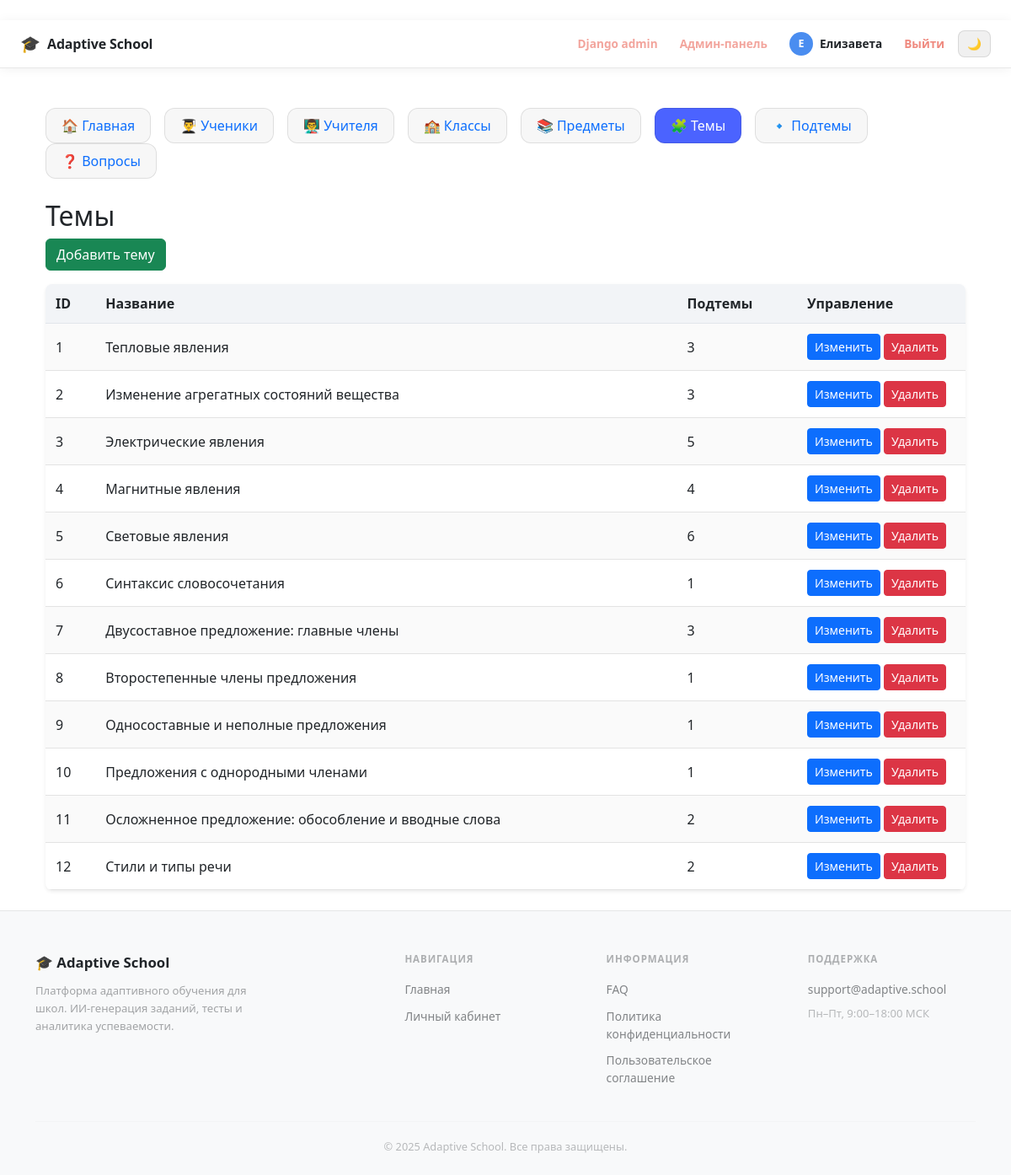
Page /admin-panel/topics/ (signed in) on the committed database.
### school/models.py (models this page shows, shortened)
class Student(models.Model):
    user = models.OneToOneField(User, on_delete=models.CASCADE)
    name = models.CharField(max_length=100)
    surname = models.CharField(max_length=100)
    patronymic = models.CharField(max_length=100, blank=True)
    class Meta:
        verbose_name = "Ученик"
        verbose_name_plural = "Ученики"

class Topic(models.Model):
    name = models.CharField(max_length=100)
    subtopics = models.ManyToManyField('SubTopic', blank=True, related_name="topics")
    class Meta:
        verbose_name = "Тема"
        verbose_name_plural = "Темы"

### administrator/views.py (the view)
# urls.py: path("topics/", views.topic_list, name="admin_topics"),
@superuser_required
def topic_list(request):
    return render(request, "adminpanel/topic_list.html", {
        "section": "topics",
        "topics": Topic.objects.all()
    })

### administrator/views.py (called while the page is built)
def superuser_required(view):
    return user_passes_test(lambda u: u.is_superuser, login_url="/")(view)

### templates/adminpanel/topic_list.html
﻿{% extends "adminpanel/base_admin.html" %}
{% block admin_content %}
<h2>Темы</h2>
<a href="{% url 'admin_add_topic' %}" class="btn btn-success mb-3">Добавить тему</a>
<table class="custom-table table-striped shadow-sm">
    <thead>
        <tr><th>ID</th><th>Название</th><th>Подтемы</th><th width="200px">Управление</th></tr>
    </thead>
    <tbody>
        {% for t in topics %}
        <tr>
            <td>{{ t.id }}</td>
            <td>{{ t.name }}</td>
            <td>{{ t.subtopics.count }}</td>
            <td>
                <a class="btn btn-sm btn-primary"
                   href="{% url 'admin_edit_topic' t.id %}">Изменить</a>
                <a class="btn btn-sm btn-danger"
                   href="{% url 'admin_delete_topic' t.id %}">Удалить</a>
            </td>
        </tr>
        {% endfor %}
    </tbody>
</table>
{% endblock %}

### templates/base.html (shortened to what this page needs)
{% load static %}
<!DOCTYPE html>
<html lang="ru" data-bs-theme="light">
<head>
  <link
      href="https://cdn.jsdelivr.net/npm/bootstrap@5.3.3/dist/css/bootstrap.min.css"
      rel="stylesheet"
  >
</head>
<body class="d-flex flex-column min-vh-100">
<header class="site-header sticky-top">
  <div class="container-fluid px-4">
    <div class="header-inner">
      <a class="header-logo" href="/">
        <span class="header-logo-icon">🎓</span>
        <span class="header-logo-text">Adaptive School</span>
      </a>
      <div class="header-right">
        {% if request.user.is_authenticated %}
          {% if request.user.is_superuser %}
            <a href="/admin/" class="hnav-link" style="color:#e74c3c;">Django admin</a>
            <a href="/admin-panel/" class="hnav-link" style="color:#e74c3c;">Админ-панель</a>
          {% endif %}
          <a href="/" class="header-user">
            <span class="header-avatar">
              {% if request.user.student %}{{ request.user.student.name|first }}{% elif request.user.teacher %}{{ request.user.teacher.name|first }}{% else %}?{% endif %}
            </span>
            <span class="header-username">
              {% if request.user.student %}{{ request.user.student.name }}{% elif request.user.teacher %}{{ request.user.teacher.name }}{% else %}{{ request.user.username }}{% endif %}
            </span>
          </a>
          <a href="{% url 'logout' %}" class="hnav-link hnav-logout">Выйти</a>
        {% else %}
          <a href="{% url 'login' %}" class="header-btn-login">Войти</a>
        {% endif %}
        <button id="themeToggle" class="theme-btn" aria-label="Переключить тему">
          <span id="themeIcon"></span>
        </button>
      </div>
    </div>
  </div>
</header>
<main class="container my-4 flex-grow-1">
  {% block content %}
  {% endblock %}
</main>
<footer class="site-footer mt-auto">
  <div class="container">
    <div class="footer-grid">
      <div class="footer-col footer-brand-col">
        <div class="footer-logo">🎓 Adaptive School</div>
        <div class="footer-desc">Платформа адаптивного обучения для школ. ИИ-генерация заданий, тесты и аналитика успеваемости.</div>
      </div>
      <div class="footer-col">
        <div class="footer-col-title">Навигация</div>
        <ul class="footer-links">
          <li><a href="/">Главная</a></li>
          {% if request.user.is_authenticated %}
          <li><a href="/">Личный кабинет</a></li>
          {% else %}
          <li><a href="{% url 'login' %}">Войти</a></li>
          {% endif %}
        </ul>
      </div>
      <div class="footer-col">
        <div class="footer-col-title">Информация</div>
        <ul class="footer-links">
          <li><a href="/faq/">FAQ</a></li>
          <li><a href="/privacy/">Политика конфиденциальности</a></li>
          <li><a href="/terms/">Пользовательское соглашение</a></li>
        </ul>
      </div>
      <div class="footer-col">
        <div class="footer-col-title">Поддержка</div>
        <ul class="footer-links">
          <li><a href="mailto:support@adaptive.school">support@adaptive.school</a></li>
          <li class="footer-note">Пн–Пт, 9:00–18:00 МСК</li>
        </ul>
      </div>
    </div>
    <div class="footer-bottom">
      <span>© 2025 Adaptive School. Все права защищены.</span>
    </div>
  </div>
</footer>
</body>
</html>

### templates/base.html (style rules this page uses)
body { min-height: 100vh; display: flex; flex-direction: column; }
main { flex: 1; }
.custom-table { width: 100%; border-collapse: collapse; border-radius: 8px; overflow: hidden; font-size: 16px; }
.custom-table thead tr { background: #f2f4f7; }
.custom-table thead th { padding: 12px; font-weight: 600; border-bottom: 1px solid #e1e5eb; }
.custom-table tbody tr:nth-child(odd) { background: #fafafa; }
.custom-table td { padding: 12px; border-bottom: 1px solid #e3e3e3; }
.site-header { background:var(--bs-body-bg);border-bottom:1px solid rgba(255,255,255,.08);z-index:1030 }
[data-bs-theme="light"] .site-header { border-color:rgba(0,0,0,.09);box-shadow:0 1px 12px rgba(0,0,0,.06) }
.header-inner { display:flex;align-items:center;gap:20px;height:56px }
.header-logo { display:flex;align-items:center;gap:8px;text-decoration:none;color:inherit;flex-shrink:0 }
.header-logo-icon { font-size:1.2rem }
.header-logo-text { font-size:1rem;font-weight:800;letter-spacing:-.01em }
.hnav-link { font-size:.85rem;font-weight:600;opacity:.5;text-decoration:none;color:inherit;padding:5px 10px;border-radius:8px;transition:.15s;white-space:nowrap }
.hnav-logout { color:#e74c3c !important;opacity:.65 }
.header-right { display:flex;align-items:center;gap:6px;margin-left:auto;flex-shrink:0 }
.header-user { display:flex;align-items:center;gap:8px;text-decoration:none;color:inherit;padding:4px 10px;border-radius:10px;transition:.15s }
.header-avatar { width:28px;height:28px;border-radius:50%;background:#4a8df0;color:#fff;font-size:.78rem;font-weight:800;display:flex;align-items:center;justify-content:center;flex-shrink:0 }
.header-username { font-size:.85rem;font-weight:600 }
.theme-btn { background:rgba(255,255,255,.07);border:1px solid rgba(255,255,255,.1);border-radius:8px;padding:5px 10px;font-size:.85rem;cursor:pointer;color:inherit;transition:.15s;flex-shrink:0 }
[data-bs-theme="light"] .theme-btn { background:#f0f0f0;border-color:rgba(0,0,0,.1) }
.site-footer { border-top: 1px solid rgba(255,255,255,.07); padding: 48px 0 24px; margin-top: 60px; }
[data-bs-theme="light"] .site-footer { border-color: rgba(0,0,0,.08); background: #f8f9fa; }
.footer-grid { display: grid; grid-template-columns: 2fr 1fr 1fr 1fr; gap: 40px; margin-bottom: 40px; }
.footer-logo { font-size: 1.05rem; font-weight: 800; margin-bottom: 10px; }
.footer-desc { font-size: .82rem; opacity: .4; line-height: 1.6; max-width: 280px; }
.footer-col-title { font-size: .72rem; font-weight: 700; text-transform: uppercase; letter-spacing: .08em; opacity: .35; margin-bottom: 14px; }
.footer-links { list-style: none; padding: 0; margin: 0; display: flex; flex-direction: column; gap: 8px; }
.footer-links a { font-size: .86rem; opacity: .55; text-decoration: none; color: inherit; transition: opacity .15s; }
.footer-note { font-size: .82rem; opacity: .3; }
.footer-bottom { border-top: 1px solid rgba(255,255,255,.06); padding-top: 20px; font-size: .8rem; opacity: .3; text-align: center; }
[data-bs-theme="light"] .footer-bottom { border-color: rgba(0,0,0,.07); }

### rows in the picture
Topic: id "1", name "Тепловые явления", subtopics.count "3"
Topic: id "2", name "Изменение агрегатных состояний вещества", subtopics.count "3"
Topic: id "3", name "Электрические явления", subtopics.count "5"
Topic: id "4", name "Магнитные явления", subtopics.count "4"
Topic: id "5", name "Световые явления", subtopics.count "6"
Topic: id "6", name "Синтаксис словосочетания", subtopics.count "1"
Topic: id "7", name "Двусоставное предложение: главные члены", subtopics.count "3"
Topic: id "8", name "Второстепенные члены предложения", subtopics.count "1"
Topic: id "9", name "Односоставные и неполные предложения", subtopics.count "1"
Topic: id "10", name "Предложения с однородными членами", subtopics.count "1"
Topic: id "11", name "Осложненное предложение: обособление и вводные слова", subtopics.count "2"
Topic: id "12", name "Стили и типы речи", subtopics.count "2"

### other values in the picture
{{ request.user.student.name|first }} "Е"
{{ request.user.student.name }} "Елизавета"
